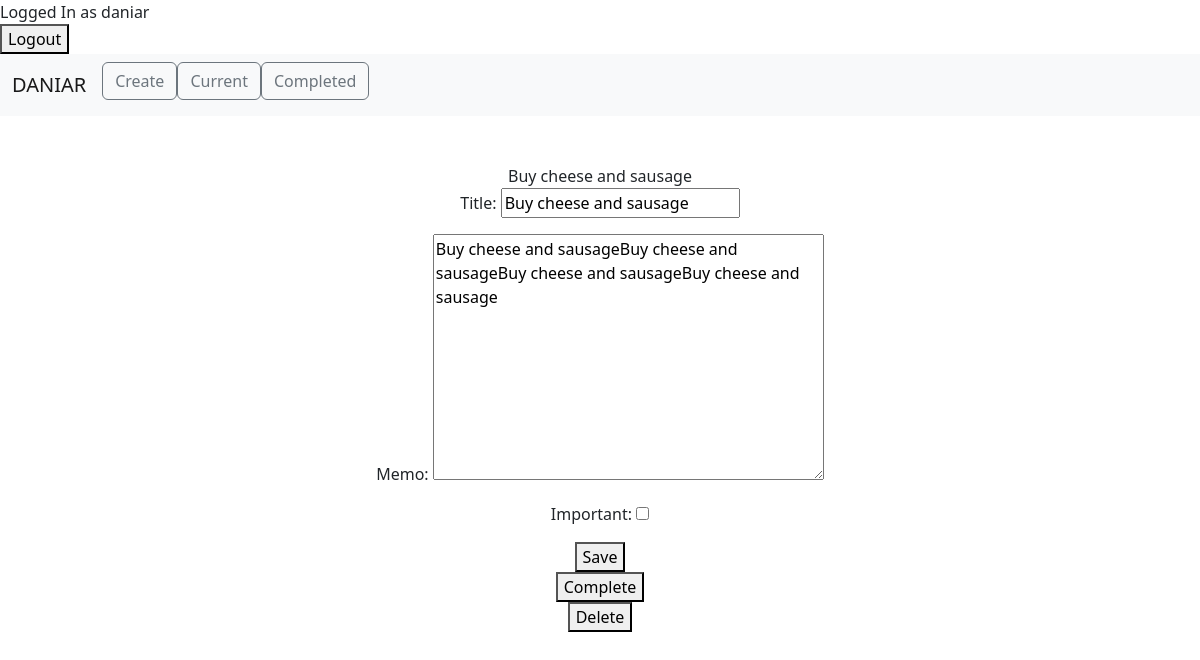
The page /todo/6 (signed in) on the database its author committed.
### todo/models.py (models this page shows, shortened)
class Todo(models.Model):
    title = models.CharField(max_length=200)
    memo = models.TextField(max_length=20000, blank=True)
    created = models.DateField(auto_now_add=True)
    datecompleted = models.DateTimeField(null=True, blank=True)
    important = models.BooleanField(default=False)
    user = models.ForeignKey(User, on_delete=models.CASCADE)

### todo/views.py (the view, shortened to what this page needs)
# urls.py: path('todo/<int:todo_pk>', views.viewtodo, name='viewtodo'),
@login_required
def viewtodo(request, todo_pk):
    todo = get_object_or_404(Todo, pk=todo_pk, user=request.user)
    if request.method == 'GET':
        form = TodoForm(instance=todo)
        return render(request, 'todo/viewtodo.html', {'todo':todo, 'form':form})

### todo/templates/todo/viewtodo.html (shortened to what this page needs)
{% extends 'todo/base.html' %}
{% block content %}
{{ todo.title }}
<form method="POST">
    {{ form.as_p }}
    <button type="submit">Save</button>
</form>
<form method="POST" action="{% url 'completetodo' todo.id %}">
    <button type="submit">Complete</button>
</form>
<form method="POST" action="{% url 'deletetodo' todo.id %}">
    <button type="submit">Delete</button>
</form>
{% endblock %}

### todo/templates/todo/base.html (shortened to what this page needs)
<!DOCTYPE html>
<html lang="en">
<head>
    <link href="https://cdn.jsdelivr.net/npm/bootstrap@5.2.1/dist/css/bootstrap.min.css" rel="stylesheet">
</head>
{% if user.is_authenticated %}
Logged In as {{ user.username }}
<form action="{% url 'logoutuser' %}" method="POST">
<button type="submit">Logout</button>
</form>
<nav class="navbar navbar-expand-lg bg-light">
  <div class="container-fluid">
    <a class="navbar-brand" href="#">DANIAR</a>
    <div class="collapse navbar-collapse" id="navbarSupportedContent">
      <ul class="navbar-nav me-auto mb-2 mb-lg-2">
        <li class="nav-item">
          <a class="btn btn-outline-secondary" href="{% url 'createtodo' %}">Create</a>
        </li>
        <li class="nav-item">
          <a class="btn btn-outline-secondary " href="{% url 'currenttodos' %}">Current</a>
        </li>
          <li class="nav-item">
          <a class="btn btn-outline-secondary " href="{% url 'completedtodos' %}">Completed</a>
        </li>
      </ul>
    </div>
  </div>
</nav>
{% else %}
<a href="{% url 'signupuser' %}">Sing Up</a>
<a href="{% url 'loginuser' %}">Login</a>
{% endif %}
<br>
<br>
<body>
<div class="container text-center">
{% block content %}{% endblock %}
</div>
</body>
</html>

### rows shown on the page
Todo: title "Buy cheese and sausage", memo "Buy cheese and sausageBuy cheese and sausageBuy cheese and sausageBuy cheese and sausage"

### other values the page prints
{{ user.username }} "daniar"
